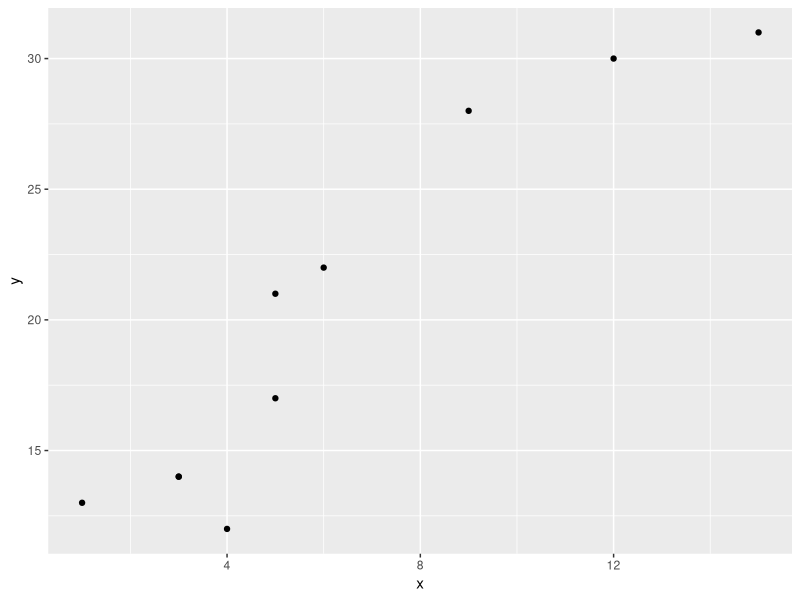

R code for this plot: (Note: this script raises an error after producing the figure.)
# Example 1: Specify Custom Background Color
library("ggplot2")

# create data frame
df <- data.frame(x=c(1, 3, 3, 4, 5, 5, 6, 9, 12, 15),
                 y=c(13, 14, 14, 12, 17, 21, 22, 28, 30, 31))

# create scatterplot
p <- ggplot(df, aes(x=x, y=y)) + 
  geom_point()

# display scatterplot
p

# We can use the following code to change the background
# color of the panel along with the major and minor gridlines:
p + theme(panel.background = element_rect(fill = "lightblue", color = "purple"),
          panel.grid.major = element_rect(color = "red", linetype = "dotted"),
          panel.grid.minor = element_rect(color = "green", size = 2))

# Example 2: Use Built-in Theme to Change Background Color
p + theme_bw() #whtie background and grey gridlines
p + theme_minimal() #no background annotations
p + theme_classic() #axis lines but no gridlines
